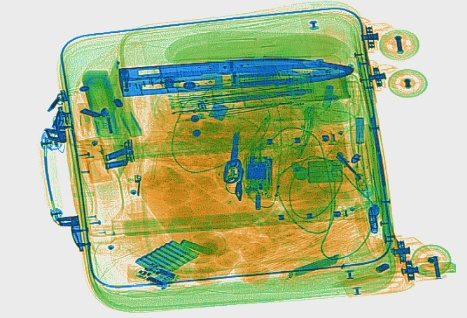
#> input picture nsmail.jpg, 467 x 318 px
$ python red.py
#> lines starting #> are read from the running program, lines starting #| are printed output that depends on the picture; after the words box and inside, x2 and y2 are one past the last pixel; in counts of white or black regions, pixels touching at a corner belong together
import cv2
from IPython import embed
import numpy as np

# 加载两个图像并提取红色通道
img1 = cv2.imread('nsmail.jpg')
#> img1 is the input picture: shape (318, 467, 3); mean B, G, R 146.5, 189.5, 174.7
img2 = cv2.imread('nsmail-1.jpg')
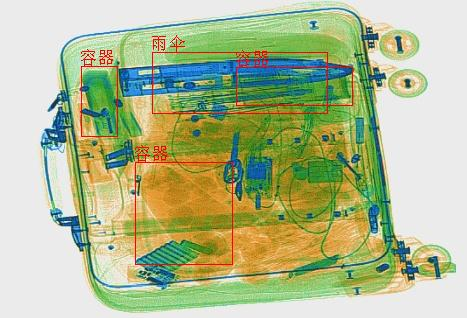
#> input picture nsmail-1.jpg, 467 x 318 px
#> img2 is the input picture: shape (318, 467, 3); mean B, G, R 145.2, 187.3, 176.3
red_channel1 = img1[:, :, 2]   # 提取红色通道
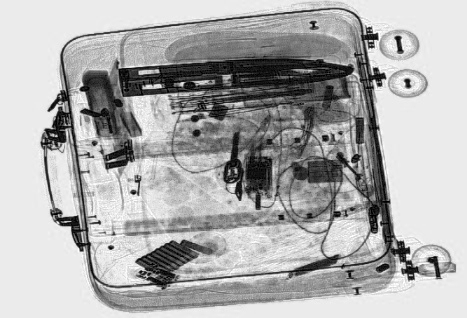
#> red_channel1: shape (318, 467); min 0, max 255, mean 174.7
red_channel2 = img2[:, :, 2]
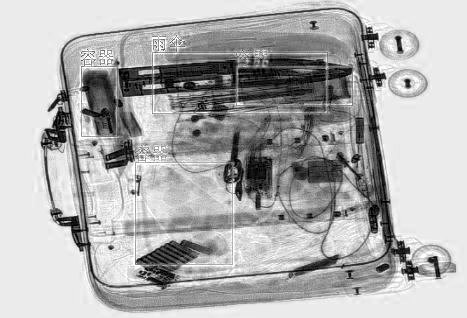
#> red_channel2: shape (318, 467); min 0, max 255, mean 176.3

# 计算两个红色通道图像的差
diff = cv2.absdiff(red_channel1, red_channel2)
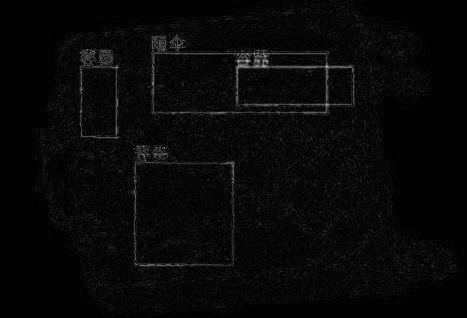
#> diff: shape (318, 467); min 0, max 194, mean 7.3
blur = cv2.fastNlMeansDenoising(diff)
ret, thresh = cv2.threshold(blur, 0, 255, cv2.THRESH_BINARY | cv2.THRESH_OTSU)
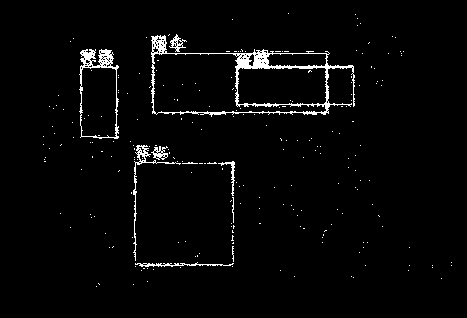
#> thresh: shape (318, 467); 2.7% white in thin lines or dots, all inside (x1, y1, x2, y2) = (43, 13, 452, 287)
#> ret = 34
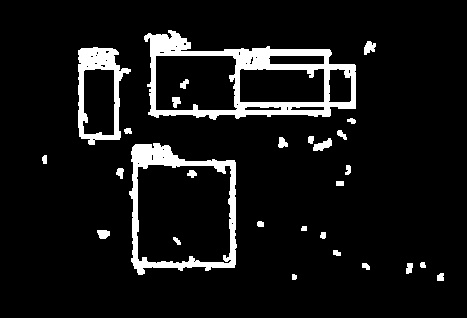
#> input picture images/dilated.jpg, 467 x 318 px
#> further down, dilated is the input picture: shape (318, 467); min 0, max 255, mean 20.8
# 显示差异图像
cv2.imwrite("red_channel.jpg", diff)
cv2.imwrite("denoise.jpg", blur)
cv2.imwrite("bin_red_channel.jpg", thresh)


def is_rectangle(mat, x, y, extend=10):
    if mat[x][y]==0:
        return False
    max_x, max_y = mat.shape
    x_count = 1
    count = 0
    for i in range(x, x-extend, -1):
        if i<0 or mat[i][y]==0:
            x_count -= 1
            break
    x_count += 1
    for i in range(x, x+extend):
        if i>=max_x or mat[i][y]==0:
            x_count -= 1
            break
    y_count = 1
    for j in range(y, y-extend, -1):
        if j<0 or mat[x][j]==0:
            y_count -= 1
            break
    y_count += 1
    for j in range(y, y+extend):
        if j>=max_y or mat[x][j]==0:
            y_count -= 1
            break
    if x_count==1 and y_count==1:
        return True
    else:
        return False


def scan(mat):
    new_mat = np.zeros(mat.shape)
    m,n = mat.shape
#> m = 318; n = 467
    for i in range(m):
        for j in range(n):
            if is_rectangle(mat, i, j, extend=20):
                print("angle: ", i, j)
                new_mat[i][j]=255
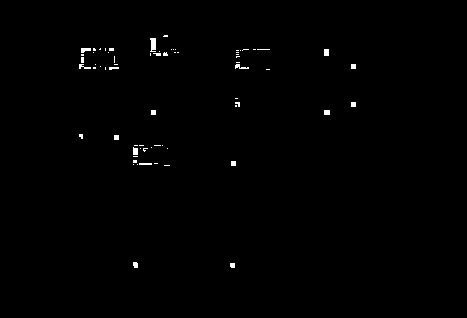
#> new_mat: shape (318, 467) float64; 0.52% white; 68 white regions (52 under 20 px), largest, box (x1, y1, x2, y2) and area: (150, 38, 156, 52) 69, (81, 48, 91, 53) 37, (235, 64, 249, 69) 36
    return new_mat


dilated = cv2.imread("images/dilated.jpg", -1)
# print(dilated)
new_image = scan(dilated)
cv2.imwrite("new_image_dilated.jpg", new_image)


# print(thresh.shape)
# embed()

# 轮廓检测
# contours, hierarchy = cv2.findContours(thresh, cv2.RETR_TREE, cv2.CHAIN_APPROX_SIMPLE)

# # 绘制矩形轮廓并获取矩形顶点坐标
# for contour in contours:
#     # 计算轮廓的面积和周长
#     area = cv2.contourArea(contour)
#     perimeter = cv2.arcLength(contour, True)
#     # 判断是否为矩形
#     if area > 100 and perimeter < 2000:
#         x, y, w, h = cv2.boundingRect(contour)
#         # 计算矩形的四个顶点坐标
#         pt1 = (x, y)
#         pt2 = (x + w, y)
#         pt3 = (x + w, y + h)
#         pt4 = (x, y + h)
#         # 绘制矩形轮廓
#         cv2.rectangle(img1, pt1, pt3, (0, 0, 255), 2)
#         # 输出矩形的四个顶点坐标
#         # print('矩形顶点坐标：')
#         # print(pt1)
#         # print(pt2)
#         # print(pt3)
#         # print(pt4)


# cv2.imwrite("regenerate.jpg", img1)
